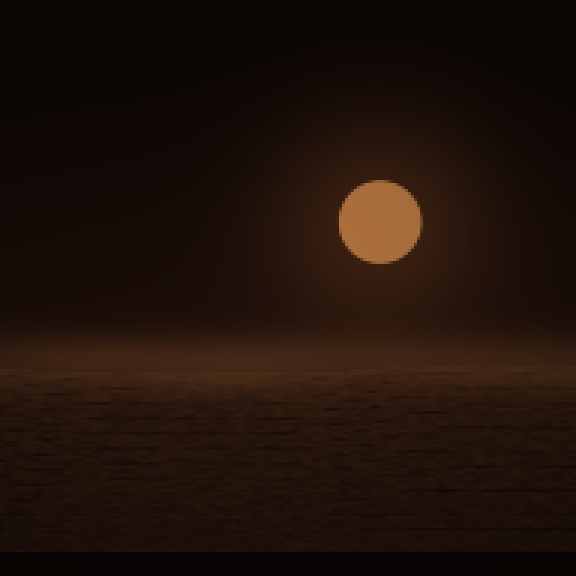
#> input picture gallery/2026-10-09.png, 576 x 576 px
$ python print_test_slip.py --photo ../gallery/2026-10-09.png
#> lines starting #> are read from the running program, lines starting #| are printed output that depends on the picture; after the words box and inside, x2 and y2 are one past the last pixel; in counts of white or black regions, pixels touching at a corner belong together
### printer.py
"""Thermal receipt printer (ESC/POS over USB) and PIL photo-strip composer.

Public surface
--------------
  create_printer()  -> ReceiptPrinter | _NullPrinter
  render_booth_pil(frames, label, prompts, qr_url) -> PIL.Image  (greyscale "L")

Image processing pipeline (config-driven)
-----------------------------------------
  greyscale → autocontrast → gamma → brightness/contrast → optional sharpen
  The processed greyscale image goes to print_out.py, which dithers it at full printer
  resolution and sends it to the printer wherever it is (USB, another Pi, Wi-Fi, Bluetooth).
"""
import datetime
import io
import os
import textwrap
from typing import List, Optional

import cv2
import numpy as np
from PIL import (Image, ImageChops, ImageDraw, ImageEnhance, ImageFilter,
                 ImageFont, ImageOps)

import config


# ---------------------------------------------------------------------------
# Image pre-processing for thermal output
# ---------------------------------------------------------------------------

def _preprocess(img: Image.Image) -> Image.Image:
    """Return a processed greyscale image ready for the printer."""
    grey = img.convert("L")
    grey = ImageOps.autocontrast(grey, cutoff=config.PRINTER_IMAGE_AUTOCONTRAST)
    # gamma < 1 brightens midtones; apply via LUT for speed
    lut = bytes(
        min(255, int((v / 255.0) ** config.PRINTER_IMAGE_GAMMA * 255))
        for v in range(256)
    )
    grey = grey.point(lut)
    grey = ImageEnhance.Brightness(grey).enhance(config.PRINTER_IMAGE_BRIGHTNESS)
    grey = ImageEnhance.Contrast(grey).enhance(config.PRINTER_IMAGE_CONTRAST)
    if config.PRINTER_IMAGE_SHARPEN:
        grey = grey.filter(ImageFilter.UnsharpMask(radius=1, percent=80, threshold=2))
    return grey


def _frame_to_pil(frame: np.ndarray) -> Image.Image:
    """BGR numpy array → RGB PIL Image."""
    return Image.fromarray(cv2.cvtColor(frame, cv2.COLOR_BGR2RGB))


# ---------------------------------------------------------------------------
# Little decorations, drawn as shapes (they print the same whatever the font has)
# ---------------------------------------------------------------------------

# [75 lines left out: functions _heart, _sparkle, _scallop, _sticker, _layers, _compose and 2 more, not called in this run]


def _crop_portrait(photo: Image.Image, w: int, h: int) -> Image.Image:
    """Crop (never stretch) to w:h, keeping a bit more of the top, then resize."""
#> called with w = 384, h = 512
    target = w / h
#> target = 0.75
    src = photo.width / photo.height
    if src > target:
        nw = int(photo.height * target)
#> nw = 432
        x0 = (photo.width - nw) // 2
#> x0 = 72
        photo = photo.crop((x0, 0, x0 + nw, photo.height))
    elif src < target:
        nh = int(photo.width / target)
        y0 = (photo.height - nh) // 3
        photo = photo.crop((0, y0, photo.width, y0 + nh))
    return photo.resize((w, h), Image.LANCZOS)
#> returned value: PIL image 384x512 RGB


# [144 lines left out: functions _receipt_image, render_booth_pil, not called in this run]


# ---------------------------------------------------------------------------
# Printer classes
# ---------------------------------------------------------------------------

class ReceiptPrinter:
    """The receipt printer, wherever it is (see print_out.py: USB here, another Pi, Wi-Fi, Bluetooth).
    Pictures are dithered here at full resolution and printed slowly for the deepest, cleanest black."""

    # [6 lines left out: function _emit, not called in this run]

    def print_receipt(self, frame: np.ndarray, text: str) -> None:
        if frame is not None:
            self._emit(_receipt_image(frame, text), "print_receipt")

    def print_strip(self, pil_image: Image.Image) -> None:
        if pil_image is not None:
            self._emit(pil_image, "print_strip")

    def shutdown(self) -> None:
        pass


class _NullPrinter:
    def print_receipt(self, frame, text) -> None:
        pass

    def print_strip(self, pil_image) -> None:
        pass

    def shutdown(self) -> None:
        pass


# [12 lines left out: function create_printer, not called in this run]

### print_out.py
"""Getting a finished picture onto paper, wherever the receipt printer is.

The printer is chosen by WALL_PRINTER (in .env) or config.PRINTER:
  usb                      the printer is plugged into this Pi (default)
  http://other-pi:8631     the printer hangs off another Pi in the room, on Wi-Fi: that Pi runs
                           tools/print_server.py (needs PRINT_KEY on both sides)
  tcp://192.168.1.50:9100  a Wi-Fi / Ethernet ESC/POS printer (raw port 9100)
  serial:/dev/rfcomm0      a Bluetooth printer paired as a serial port (see panel_setup/README)

Quality over speed, always: images are dithered here at the printer's full 384-dot width (Atkinson
by default, which keeps midtones open on thermal paper), sent with the native raster command at
full density in both directions, and the print head is set to heat longer, fewer dots at a time,
with longer pauses - slower but deeper, more even black. Only Pillow (and python-escpos for a local
printer) is needed, so tools/print_server.py can run on a tiny Pi.
"""
import io
import os
import urllib.request

import numpy as np
from PIL import Image, ImageChops

WIDTH = int(os.environ.get("PRINTER_WIDTH_DOTS", 384))
# ESC 7 n1 n2 n3: n1 = max dots heated at once in units of 8 (fewer = more even), n2 = heating time in
# 10 us (longer = darker), n3 = pause between heats in 10 us (longer = cleaner). Factory ~ 7, 80, 2.
HEAT = tuple(int(v) for v in os.environ.get("PRINTER_HEAT", "3,170,40").split(","))
DENSITY = int(os.environ.get("PRINTER_DENSITY", 15))       # DC2 #: 0-31 print density, 15 = deep
DITHER = os.environ.get("PRINTER_DITHER", "floyd")           # floyd | atkinson | bayer   (floyd chosen by eye on this printer, 2026-11-01)
# Thermal dots bleed into each other, so a dither made of single dots turns to mush. The picture is dithered at 1/SCALE of the
# printer's resolution and every pixel is printed as a SCALE x SCALE block of dots: bolder, blacker (1 = off, the default: on
# this printer single dots with Floyd-Steinberg looked best in a side-by-side test print).
SCALE = max(1, int(os.environ.get("PRINTER_SCALE", 1)))
# Some printers do not know the heat/density commands and PRINT their bytes instead (a stray angle, "(" and "#" at the top
# of every slip). Off unless the printer is known to understand them: PRINTER_QUALITY=1.
QUALITY = os.environ.get("PRINTER_QUALITY", "0") == "1"
FEED_DOTS = max(0, min(255, int(os.environ.get("PRINTER_FEED_DOTS", 90))))   # blank paper after a print (8 dots = 1 mm); the cutter sits ~10 mm past the head


def where():
    try:
        import config
        default = getattr(config, "PRINTER", "usb")
    except Exception:
        default = "usb"
    return (os.environ.get("WALL_PRINTER") or default or "usb").strip()


def to_1bit(img):
    """Greyscale picture -> 1-bit at exactly the printer's width (no scaling on the printer)."""
    if getattr(img, "mode", "") == "1" and img.width == WIDTH:   # already dots at the printer's width: print exactly that
        return img
    base, ink = img.info.get("base"), img.info.get("ink")       # a picture made in layers (printer.py): photos + crisp ink
    g = (base if base is not None else img).convert("L")
    target = max(8, WIDTH // SCALE)                              # dither at this width, then print each pixel as a block
    if g.width != target:
        g = g.resize((target, round(g.height * target / g.width)), Image.LANCZOS)
    bw = _dither(g)
    if SCALE > 1:
        bw = bw.convert("L").resize((bw.width * SCALE, bw.height * SCALE), Image.NEAREST).convert("1", dither=Image.NONE)
    if bw.width != WIDTH:                                        # WIDTH not a multiple of SCALE: pad with white
        full = Image.new("1", (WIDTH, bw.height), 1)
        full.paste(bw, ((WIDTH - bw.width) // 2, 0))
        bw = full
    if ink is not None and ink.size == bw.size:                  # text, frames, drawings: full-resolution black on top
        ink_bw = ink.convert("L").point(lambda v: 0 if v < 140 else 255).convert("1", dither=Image.NONE)
        bw = ImageChops.darker(bw.convert("L"), ink_bw.convert("L")).convert("1", dither=Image.NONE)
    return bw


_BAYER = (np.array([[0, 8, 2, 10], [12, 4, 14, 6], [3, 11, 1, 9], [15, 7, 13, 5]], np.float32) + 0.5) / 16.0 * 255.0


def _dither(g):
    """Greyscale -> 1-bit, same size."""
    if DITHER == "bayer":                                        # ordered: a regular pattern, which thermal paper holds well
        a = np.asarray(g, np.float32)
        h, w = a.shape
        t = np.tile(_BAYER, (h // 4 + 1, w // 4 + 1))[:h, :w]
        return Image.fromarray(((a > t) * 255).astype(np.uint8)).convert("1", dither=Image.NONE)
    if DITHER != "atkinson":
        return g.convert("1")                                    # Floyd-Steinberg
    a = np.asarray(g, np.float32).copy()
    h, w = a.shape
    a = np.pad(a, ((0, 2), (1, 2)))
    for y in range(h):                                           # Atkinson: 6/8 of the error spread,
        row, nxt, nn = a[y], a[y + 1], a[y + 2]                  # crisp highlights, open shadows
        for x in range(1, w + 1):
            old = row[x]
            new = 255.0 if old >= 128 else 0.0
            err = (old - new) / 8.0
            row[x] = new
            if err:
                row[x + 1] += err; row[x + 2] += err
                nxt[x - 1] += err; nxt[x] += err; nxt[x + 1] += err
                nn[x] += err
    return Image.fromarray(a[:h, 1:w + 1].clip(0, 255).astype(np.uint8)).convert("1", dither=Image.NONE)


# [7 lines left out: function _quality, not called in this run]


def _open(spec):
    from escpos import printer as P
    if spec == "usb":
        vid = int(os.environ.get("PRINTER_VENDOR_ID", "0x0416"), 16)
        pid = int(os.environ.get("PRINTER_PRODUCT_ID", "0x5011"), 16)
        try:
            import config
            vid, pid = config.PRINTER_VENDOR_ID, config.PRINTER_PRODUCT_ID
        except Exception:
            pass
        return P.Usb(vid, pid, timeout=0)
    if spec.startswith("tcp://"):
        host, _, port = spec[6:].partition(":")
        return P.Network(host, int(port or 9100), timeout=30)
    if spec.startswith("serial:"):
        return P.Serial(spec[7:], baudrate=int(os.environ.get("PRINTER_BAUD", 115200)), timeout=30)
    raise ValueError(f"unknown printer {spec!r}")


def print_local(bw, spec="usb", cut=True):
    """bw: a 1-bit image at printer width."""
    p = _open(spec)
    try:
        _quality(p)
        p.image(bw, impl="bitImageRaster", high_density_vertical=True, high_density_horizontal=True,
                fragment_height=256, center=False)                # small bands: the head never starves
        if cut:
            p._raw(b"\x1b\x4a" + bytes([FEED_DOTS]))                # feed just enough to clear the cutter, no more
            p.cut(feed=False)
        else:
            p._raw(b"\x1b\x4a" + bytes([FEED_DOTS // 2]))
    finally:
        p.close()


def send(img, cut=True):
    """Print a greyscale/colour picture wherever the printer is. Raises on failure."""
    spec = where()
    bw = to_1bit(img)
    if spec.startswith(("http://", "https://")):
        buf = io.BytesIO()
        bw.save(buf, "PNG")
        req = urllib.request.Request(spec.rstrip("/") + "/print" + ("" if cut else "?cut=0"), data=buf.getvalue(),
                                     headers={"Content-Type": "image/png",
                                              "X-Print-Key": os.environ.get("PRINT_KEY", "")})
        with urllib.request.urlopen(req, timeout=180) as r:
            if r.status != 200:
                raise RuntimeError(f"print server: {r.status}")
        return
    print_local(bw, spec, cut)


# [21 lines left out: function status, not called in this run]

### tools/print_test_slip.py
#!/usr/bin/env python3
"""Print one test slip: the same photo in several dither / resolution settings, each labelled with a letter, so you can
pick the best by eye (run it on the wall's Pi, or anywhere that can reach the printer).

    cd ~/magic-mirror && set -a && . ./.env && set +a      # WALL_PRINTER and PRINT_KEY from .env
    python3 tools/print_test_slip.py                        # the newest photo in photos/
    python3 tools/print_test_slip.py --photo some.jpg       # any picture
    python3 tools/print_test_slip.py --no-print             # only write tests/sim_receipts/test_slip.png

Then set the winner: PRINTER_DITHER (floyd | atkinson | bayer) and PRINTER_SCALE (1 = single dots, 2 = 2 x 2 blocks) in .env.
On the author's printer "B" won (single dots, Floyd-Steinberg), which is now the default. See docs/printing.md.
"""
import argparse
import glob
import os
import sys

HERE = os.path.dirname(os.path.dirname(os.path.abspath(__file__)))
sys.path.insert(0, HERE)

import cv2  # noqa: E402
from PIL import Image, ImageDraw, ImageFont  # noqa: E402

import config  # noqa: E402
import print_out  # noqa: E402
import printer  # noqa: E402

VARIANTS = [   # label, scale (dots per pixel), dither, gamma (>1 = lighter)
    ("A  1x dots   Atkinson", 1, "atkinson", 1.0),
    ("B  1x dots   Floyd", 1, "floyd", 1.0),
    ("C  1x dots   Bayer pattern", 1, "bayer", 1.0),
    ("D  2x blocks Atkinson", 2, "atkinson", 1.0),
    ("E  2x blocks Bayer pattern", 2, "bayer", 1.0),
    ("F  1x Atkinson, lighter", 1, "atkinson", 1.35),
    ("G  1x Bayer, lighter", 1, "bayer", 1.35),
]


def font(size):
    for p in config.TEXT_FONT_PATHS + ["/System/Library/Fonts/Supplemental/Arial Bold.ttf"]:
        if os.path.exists(p):
            return ImageFont.truetype(p, size)
    return ImageFont.load_default()


def main():
    ap = argparse.ArgumentParser(description=__doc__, formatter_class=argparse.RawDescriptionHelpFormatter)
    ap.add_argument("--photo", help="a picture to print (default: the newest receipt or booth photo in photos/)")
    ap.add_argument("--no-print", action="store_true", help="write the slip as a PNG instead of printing it")
    a = ap.parse_args()
    src = a.photo or (sorted(glob.glob(os.path.join(HERE, "photos", "receipt_*.jpg")) +
                             glob.glob(os.path.join(HERE, "photos", "strip_*_frame.jpg")), key=os.path.getmtime) or [None])[-1]
    if not src:
        sys.exit("no photo found: pass --photo")
    print("photo:", src)
    W = print_out.WIDTH
    photo = printer._preprocess(printer._crop_portrait(printer._frame_to_pil(cv2.imread(src)), W, int(W / config.PRINTER_IMAGE_ASPECT)))
#> in _preprocess, `grey = grey.point(lut)`:
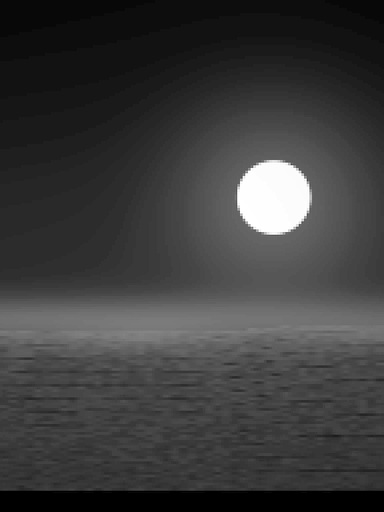
#> grey: PIL image 384x512 L; min 0, max 255, mean 60
    crop = photo.crop((0, 30, W, 330))                                  # face and shoulders, 384 x 300
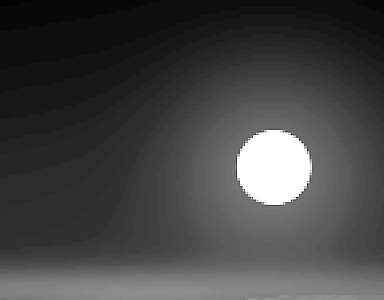
#> crop: PIL image 384x300 L; min 2, max 255, mean 68.4
    tiles, was = [], (print_out.SCALE, print_out.DITHER)
    for label, scale, dither, gamma in VARIANTS:
        print_out.SCALE, print_out.DITHER = scale, dither
        img = crop.point([min(255, int((v / 255.0) ** gamma * 255)) for v in range(256)]) if gamma != 1.0 else crop
        bw = print_out.to_1bit(img)
        tile = Image.new("1", (W, bw.height + 34), 1)
        tile.paste(bw, (0, 0))
        ImageDraw.Draw(tile).text((8, bw.height + 4), label, font=font(22), fill=0)
        tiles.append(tile)
#> this loop made 7 passes
#> pass 1, in to_1bit, `bw = _dither(g)`:
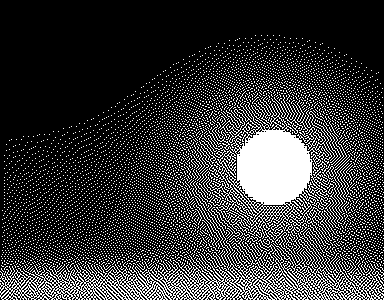
#> bw: PIL image 384x300 1; 21.5% white; 6001 white regions (5941 under 20 px), largest, box (x1, y1, x2, y2) and area: (0, 198, 384, 300) 6840, (203, 96, 334, 243) 6800, (220, 115, 245, 143) 105
#> after the loop:
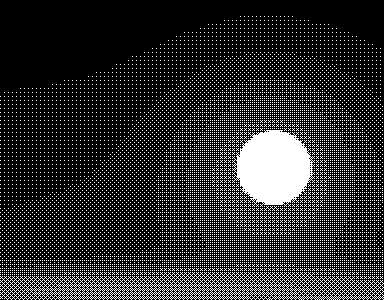
#> bw: PIL image 384x300 1; 18.6% white; 11090 white regions (11087 under 20 px), largest, box (x1, y1, x2, y2) and area: (232, 130, 315, 207) 4644, (0, 272, 384, 300) 3923, (264, 206, 279, 211) 29
#> after the loop:
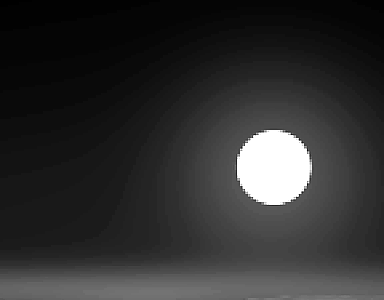
#> img: PIL image 384x300 L; min 0, max 255, mean 47.8
#> after the loop:
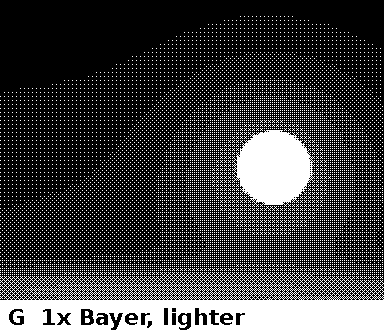
#> tile: PIL image 384x334 1; 25.7% white; 11096 white regions (11091 under 20 px), largest, box (x1, y1, x2, y2) and area: (0, 272, 384, 334) 15408, (232, 130, 315, 207) 4644, (182, 315, 187, 323) 36, (264, 206, 279, 211) 29, (85, 318, 90, 323) 23
#> after the loop, tiles = 7 items
    print_out.SCALE, print_out.DITHER = was
    sheet = Image.new("1", (W, sum(t.height for t in tiles) + 10), 1)
#> sheet: PIL image 384x2348 1; every value is 1
    y = 0
    for t in tiles:
        sheet.paste(t, (0, y))
        y += t.height
#> this loop made 7 passes
#> y on passes 1 to 7: 334, 668, 1002, 1336, 1670, 2004, 2338
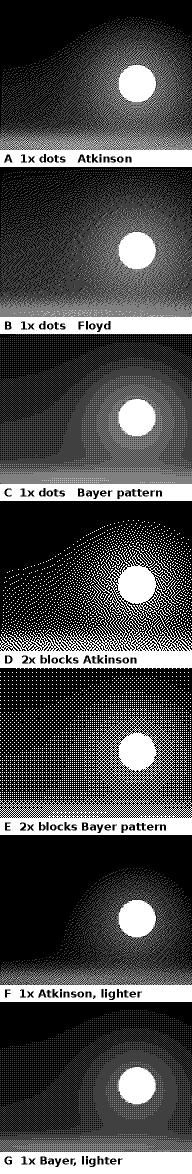
#> sheet: PIL image 384x2348 1 (shown at 1/2 size); 29.2% white; 46790 white regions (46461 under 20 px), largest, box (x1, y1, x2, y2) and area: (0, 422, 384, 669) 29942, (0, 1432, 384, 1670) 29125, (0, 768, 384, 1002) 28486
#> after the loop, y = 2338
    print("slip: %d x %d dots (%.0f cm of paper)" % (sheet.width, sheet.height, sheet.height / 203 * 2.54))
#| slip: 384 x 2348 dots (29 cm of paper)
    if a.no_print:
        out = os.path.join(HERE, "tests", "sim_receipts", "test_slip.png")
        os.makedirs(os.path.dirname(out), exist_ok=True)
        sheet.save(out)
        print("wrote", out)
    else:
        print_out.send(sheet)
#> (the call stopped at in _open, `return P.Usb(vid, pid, timeout=0)`: escpos is not available in this run)
        print("sent to", print_out.where())


if __name__ == "__main__":
    main()

$ run again, on gallery/2026-10-12.png
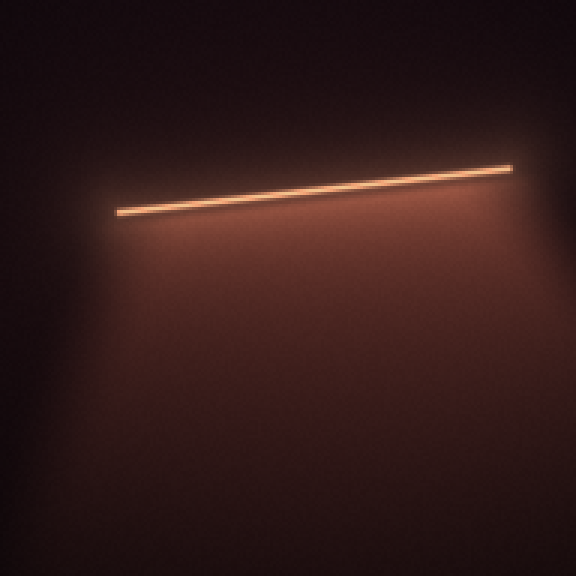
#> input picture gallery/2026-10-12.png, 576 x 576 px
#> target = 0.75
#> nw = 432
#> x0 = 72
#> after the loop in main, `for label, scale, dither, gamma in VARIANTS:`:
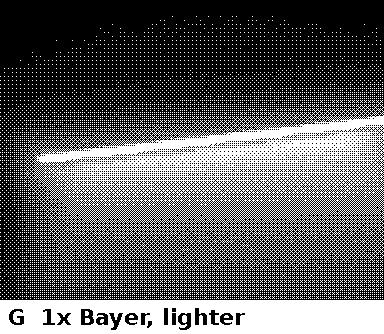
#> tile: PIL image 384x334 1; 37.7% white; 5644 white regions (5635 under 20 px), largest, box (x1, y1, x2, y2) and area: (24, 100, 384, 271) 28042, (0, 300, 384, 334) 11485, (312, 260, 323, 271) 37
#> after the loop in main, `for label, scale, dither, gamma in VARIANTS:`: tiles = 7 items
#> the loop in main, `for t in tiles:` made 7 passes
#> y on passes 1 to 7: 334, 668, 1002, 1336, 1670, 2004, 2338
#> after the loop in main, `for t in tiles:`:
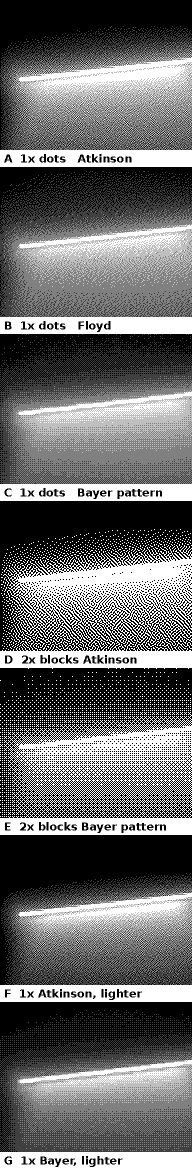
#> sheet: PIL image 384x2348 1 (shown at 1/2 size); 42.1% white; 23015 white regions (22854 under 20 px), largest, box (x1, y1, x2, y2) and area: (0, 416, 384, 669) 51986, (0, 1090, 384, 1338) 51645, (0, 760, 384, 1002) 51002
#> after the loop in main, `for t in tiles:`: y = 2338
#| slip: 384 x 2348 dots (29 cm of paper)

$ run again, on gallery/2026-10-13.png
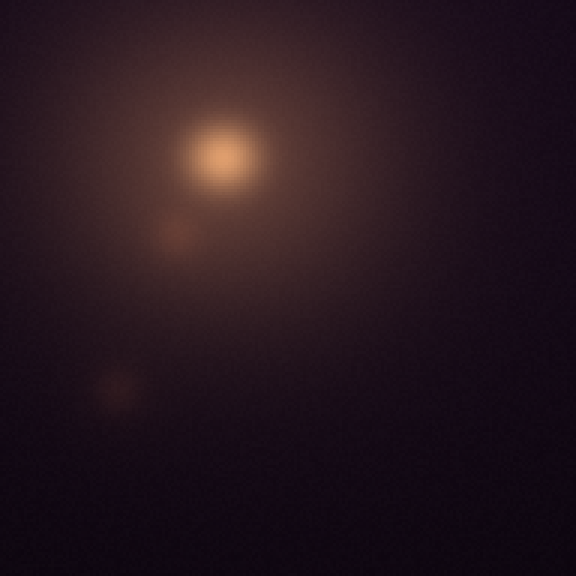
#> input picture gallery/2026-10-13.png, 576 x 576 px
#> target = 0.75
#> nw = 432
#> x0 = 72
#> after the loop in main, `for label, scale, dither, gamma in VARIANTS:`:
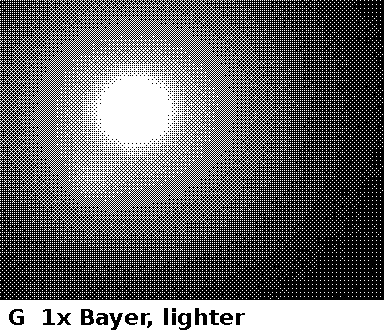
#> tile: PIL image 384x334 1; 40.5% white; 8789 white regions (8776 under 20 px), largest, box (x1, y1, x2, y2) and area: (0, 0, 283, 239) 29377, (0, 300, 384, 334) 11485, (182, 315, 187, 323) 36
#> after the loop in main, `for label, scale, dither, gamma in VARIANTS:`: tiles = 7 items
#> the loop in main, `for t in tiles:` made 7 passes
#> y on passes 1 to 7: 334, 668, 1002, 1336, 1670, 2004, 2338
#> after the loop in main, `for t in tiles:`:
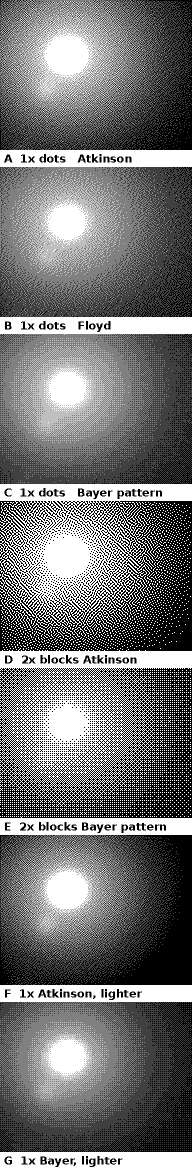
#> sheet: PIL image 384x2348 1 (shown at 1/2 size); 45.5% white; 34232 white regions (33900 under 20 px), largest, box (x1, y1, x2, y2) and area: (0, 1296, 384, 1614) 53433, (0, 628, 384, 939) 53248, (0, 298, 384, 613) 52987
#> after the loop in main, `for t in tiles:`: y = 2338
#| slip: 384 x 2348 dots (29 cm of paper)
